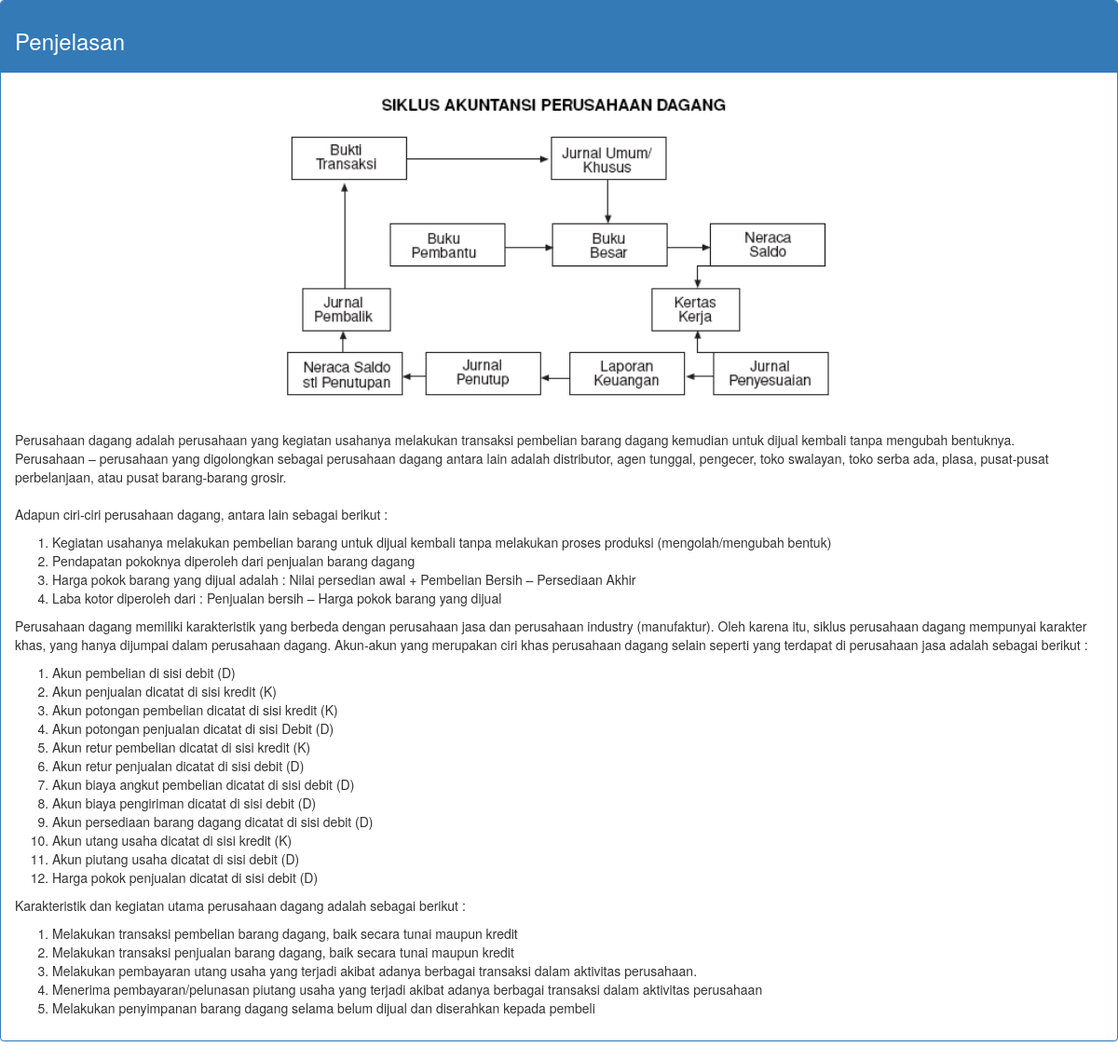
Page /load.php?id=1 on the committed database.
### tables this page shows
CREATE TABLE `tbl_materi` (
  `id_materi` tinyint(10) NOT NULL,
  `id_kat` varchar(5) NOT NULL,
  `judul` varchar(60) NOT NULL,
  `isi_materi` text NOT NULL,
  `gambar` text NOT NULL
);

### load.php (the view, shortened to what this page needs)
<?php
include "koneksi.php";
$ambil_data = mysqli_query($koneksi, "select * from tbl_materi where id_materi='$_GET[id]'");
$hasil_data = mysqli_fetch_array($ambil_data);
?>
<!DOCTYPE html>
<html lang="en">
<head>
  <link rel="stylesheet" href="https://maxcdn.bootstrapcdn.com/bootstrap/3.3.7/css/bootstrap.min.css">
</head>
<body>
<div class="panel panel-primary">
  <div class="panel-heading"><h3><?=$hasil_data['judul'];?></h3></div>
    <br>
      <div class="imgR"><img src="<?=$hasil_data['gambar'];?>" /></div>
            <div class="panel-body">
	  <p style="text-align:justify;"><?=$hasil_data['isi_materi'];?></p>
    </div>
  </div>
</body>

### load.php (style rules this page uses)
.imgR { width: 600px; margin: auto; }
.imgR img { width:600px; }

### rows in the picture
tbl_materi: judul "Penjelasan", gambar (picture), isi_materi "Perusahaan dagang adalah perusahaan yang kegiatan usahanya melakukan transaksi pembelian barang dagang kemudian untuk dijual kembali tanpa mengubah bentuknya. Perusahaan – perusahaan yang digolongkan sebagai perusahaan dagang antara lain adalah distributor, agen tunggal, pengecer, toko swalayan, toko serba ada, plasa, pusat-pusat perbelanjaan, atau pusat barang-barang grosir. Adapun ciri-ciri perusahaan dagang, antara lain sebagai berikut : Kegiatan usahanya melakukan pembelian barang untuk dijual kembali tanpa melakukan proses produksi (mengolah/mengubah bentuk) Pendapatan pokoknya diperoleh dari penjualan barang dagang Harga pokok barang yang dijual adalah : Nilai persedian awal +…"
